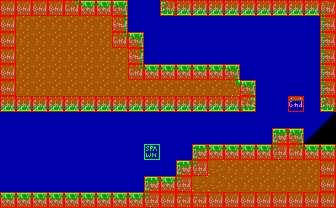

A level layout from a 2D game, rendered from its tile map. Below: a short description, then the map file with its tile-grid data intact:
An orthogonal 21x13 tile map with 16x16 px tiles, 2 tile layers (bg, col), 2 tilesets.

<map version="1.10" tiledversion="1.10.2" orientation="orthogonal" renderorder="right-down" width="21" height="13" tilewidth="16" tileheight="16" infinite="0" nextlayerid="3" nextobjectid="11">
 <tileset firstgid="1" source="tileset.tsx" />
 <tileset firstgid="241" source="obj.tsx" />
 <layer id="1" name="bg" width="21" height="13">
  <data encoding="csv">
103,103,103,103,124,83,83,84,45,45,182,183,183,183,183,183,183,183,183,183,163,
103,103,103,103,103,103,103,104,45,45,45,45,45,45,45,45,45,45,45,45,102,
103,103,103,103,103,103,103,124,84,45,45,45,45,45,45,45,45,45,45,45,102,
103,103,103,103,103,103,103,103,104,45,45,45,45,45,45,45,45,45,45,45,102,
103,103,103,103,103,103,103,103,124,83,83,83,83,83,84,45,45,45,45,45,102,
103,103,103,103,103,103,103,103,103,103,103,103,103,103,124,84,45,45,45,45,102,
183,183,183,183,183,183,183,183,183,183,183,183,183,183,183,184,45,45,46,45,182,
45,45,45,45,45,45,45,45,45,45,45,45,45,45,45,45,45,45,45,45,36,
45,45,45,45,45,45,45,45,45,45,45,45,45,45,45,45,45,82,84,36,18,
45,45,45,45,45,45,45,45,45,45,45,45,82,83,83,83,83,122,124,83,83,
45,45,45,45,45,45,45,45,45,45,45,82,122,123,103,103,103,103,103,103,103,
45,45,45,45,45,45,45,45,45,82,83,122,123,123,103,103,103,103,103,103,103,
83,83,83,83,83,83,83,83,83,122,103,123,123,103,103,103,103,103,103,103,103
</data>
 </layer>
 <layer id="2" name="col" width="21" height="13">
  <data encoding="csv">
242,242,242,242,242,242,242,242,241,241,242,242,242,242,242,242,242,242,242,242,242,
242,241,241,241,241,241,241,242,241,241,241,241,241,241,241,241,241,241,241,241,242,
242,241,241,241,241,241,241,242,242,241,241,241,241,241,241,241,241,241,241,241,242,
242,241,241,241,241,241,241,241,242,241,241,241,241,241,241,241,241,241,241,241,242,
242,241,241,241,241,241,241,241,242,242,242,242,242,242,242,241,241,241,241,241,242,
242,241,241,241,241,241,241,241,241,241,241,241,241,241,241,242,241,241,241,241,242,
242,242,242,242,242,242,242,242,242,242,242,242,242,242,242,242,241,241,242,241,242,
241,241,241,241,241,241,241,241,241,241,241,241,241,241,241,241,241,241,241,241,241,
241,241,241,241,241,241,241,241,241,241,241,241,241,241,241,241,241,242,242,241,241,
241,241,241,241,241,241,241,241,241,243,241,241,242,242,242,242,242,242,242,242,242,
241,241,241,241,241,241,241,241,241,241,241,242,242,241,241,241,241,241,241,241,242,
241,241,241,241,241,241,241,241,241,242,242,242,241,241,241,241,241,241,241,241,242,
242,242,242,242,242,242,242,242,242,242,242,242,242,242,242,242,242,242,242,242,242
</data>
 </layer>
</map>
